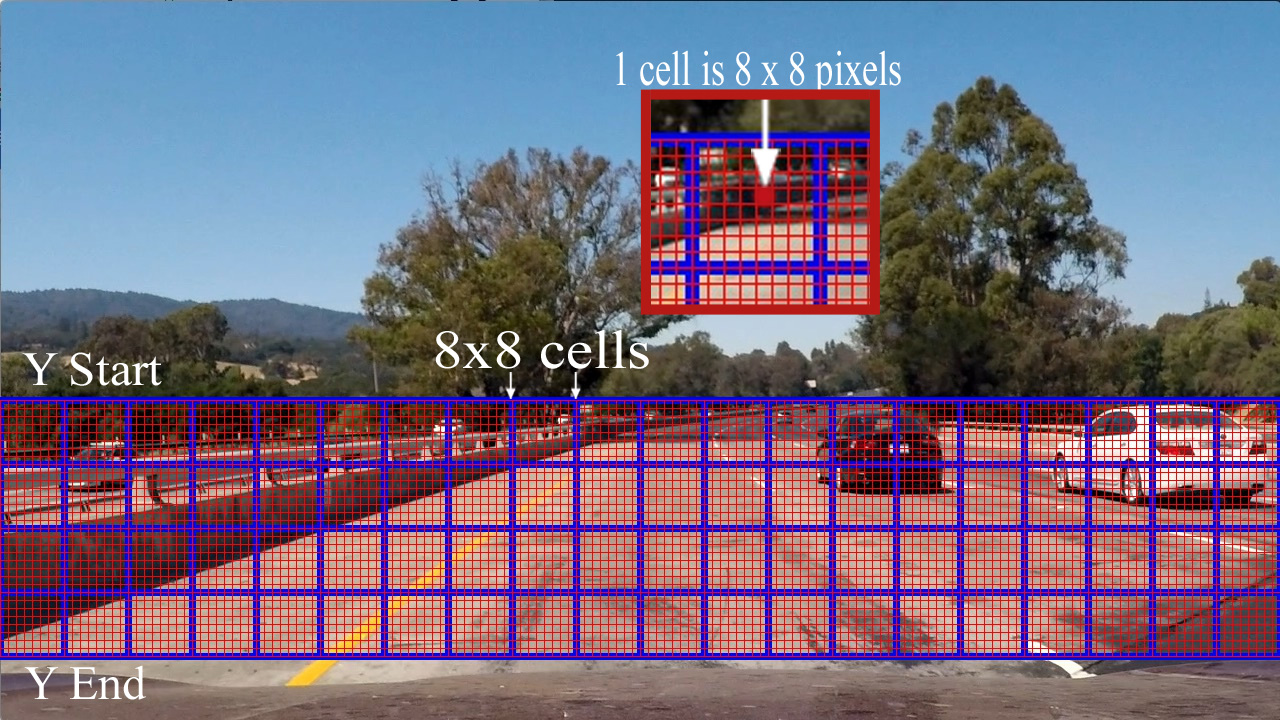
#> input picture report_images/hog-sub.jpg, 1280 x 720 px
$ python -i process_image.py   (imports and definitions only)   (older library calls are emulated)
#> lines starting #> are read from the running program, lines starting #| are printed output that depends on the picture; after the words box and inside, x2 and y2 are one past the last pixel; in counts of white or black regions, pixels touching at a corner belong together
"""
Based on lessons 11, 17, 28, 29
"""

import pickle
import cv2
import numpy as np

def preprocessColor(image):
    """
    Returns processed image color
    Process:
        - Get the image binary of the channel S of the HLS image
        - Get the combined threshold of directional gradient, gradient magnitude and gradient direction
        - Combined both
    """
    # [4 lines of commented-out code are left out]

    S = preprocessColorS(image)
#> in preprocessColorS, `hls = cv2.cvtColor(image, cv2.COLOR_RGB2HLS)`: hls: shape (720, 1280, 3); mean of channels 0, 1, 2 70.6, 121.1, 115.6
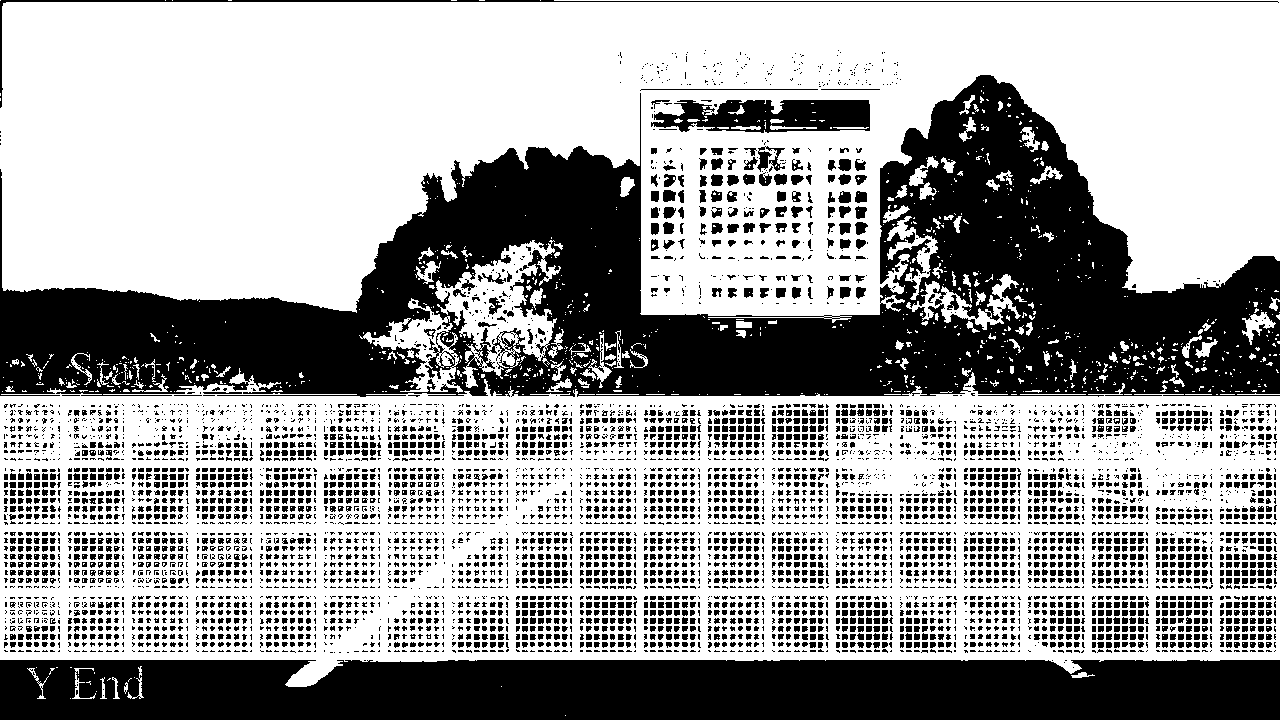
#> S: shape (720, 1280); values 0 (black) and 1 (white), 62.3% white; 5994 black regions (3801 under 20 px), largest, box (x1, y1, x2, y2) and area: (0, 75, 1280, 397) 169893, (0, 660, 1280, 720) 74813, (651, 100, 870, 133) 5192
    threshold = preprocessColorThreshold(image)

    combined_binary = np.zeros_like(S)
    combined_binary[(threshold == 1) | (S == 1)] = 1
    return combined_binary


# [19 lines left out: functions preprocessColorGray, preprocessColorR, not called in this run]

def preprocessColorS(image):
    """
    Returns the binary of the channel S of the HLS image
    """
    hls = cv2.cvtColor(image, cv2.COLOR_RGB2HLS)
    S = hls[:,:,2]
    thresh = (90, 255)
    binary = np.zeros_like(S)
    binary[(S > thresh[0]) & (S <= thresh[1])] = 1
    return binary


def preprocessColorThreshold(image):
    """
    Returns the combined threshold of directional gradient, gradient magnitude and gradient direction
    """

    ksize = 3

    gradx = abs_sobel_thresh(image, orient='x', thresh_min=20, thresh_max=100)
    mag_binary = mag_thresh(image, sobel_kernel=ksize, mag_thresh=(30, 100))
    dir_binary = dir_threshold(image, sobel_kernel=ksize, thresh=(0.7, 1.3))

    combined = np.zeros_like(dir_binary)
    combined[(gradx == 1) | ((mag_binary == 1) & (dir_binary == 1))] = 1
    return combined


def abs_sobel_thresh(image, orient='x', sobel_kernel=3, thresh_min=0, thresh_max=255):
    """
    Returns binary directional gradient of image
    """
#> called with orient = 'x', sobel_kernel = 3, thresh_min = 20, thresh_max = 100
    gray = cv2.cvtColor(image, cv2.COLOR_RGB2GRAY)
    if orient == 'x':
        abs_sobel = np.absolute(cv2.Sobel(gray, cv2.CV_64F, 1, 0))
    if orient == 'y':
        abs_sobel = np.absolute(cv2.Sobel(gray, cv2.CV_64F, 0, 1))
    scaled_sobel = np.uint8(255*abs_sobel/np.max(abs_sobel))
#> in preprocessColorThreshold, `gradx = abs_sobel_thresh(image, orient='x', thresh_min=20, thresh_max=..`: gradx: shape (720, 1280); values 0 (black) and 1 (white), 12.9% white in thin lines or dots
    sxbinary = np.zeros_like(scaled_sobel)
    sxbinary[(scaled_sobel >= thresh_min) & (scaled_sobel <= thresh_max)] = 1

    return sxbinary

def mag_thresh(image, sobel_kernel=3, mag_thresh=(0, 255)):
    """
    Returns binary gradient magnitude of image
    """
#> called with sobel_kernel = 3, mag_thresh = (30, 100)
    gray = cv2.cvtColor(image, cv2.COLOR_RGB2GRAY)
    sobelx = cv2.Sobel(gray, cv2.CV_64F, 1, 0, ksize=sobel_kernel)
    sobely = cv2.Sobel(gray, cv2.CV_64F, 0, 1, ksize=sobel_kernel)
    gradmag = np.sqrt(sobelx**2 + sobely**2)
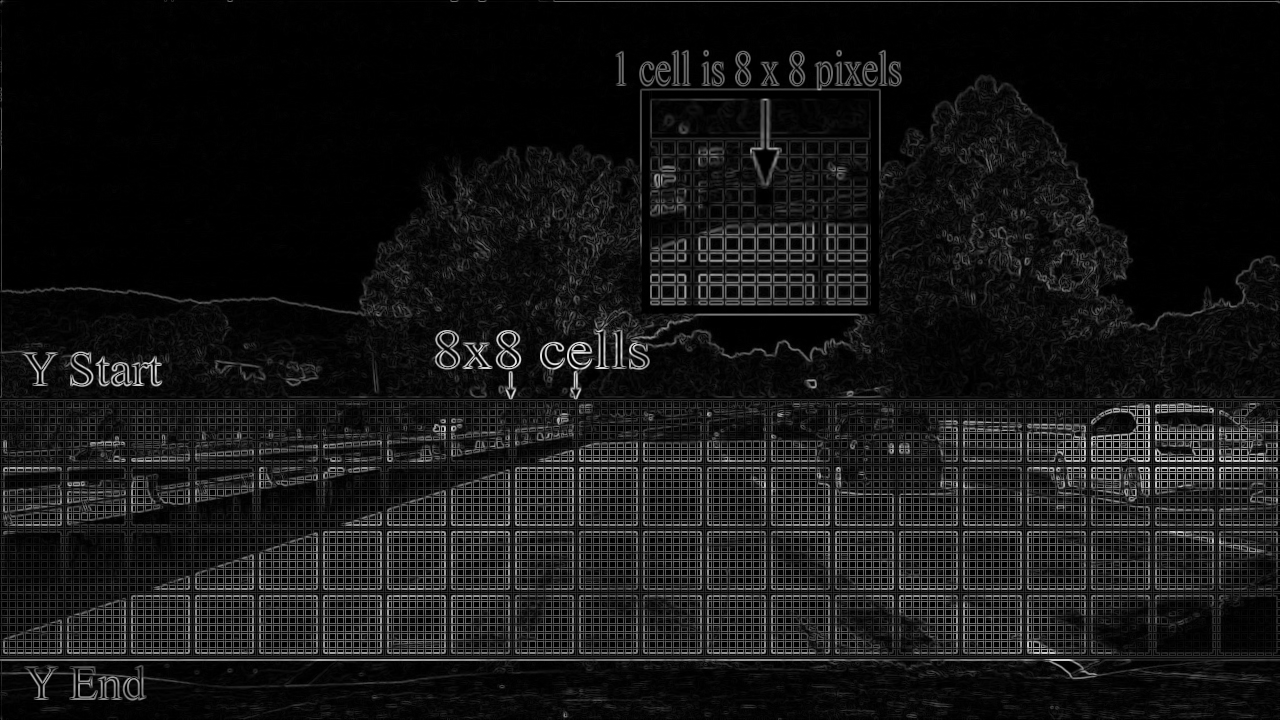
#> gradmag: shape (720, 1280) float64; min 0, max 1082.8, mean 93.3; drawn with min black and max white
    scale_factor = np.max(gradmag)/255
#> scale_factor = 4.25
    gradmag = (gradmag/scale_factor).astype(np.uint8)
#> in preprocessColorThreshold, `mag_binary = mag_thresh(image, sobel_kernel=ksize, mag_thresh=(30, 100))`: mag_binary: shape (720, 1280); values 0 (black) and 1 (white), 18.1% white in thin lines or dots
    binary_output = np.zeros_like(gradmag)
    binary_output[(gradmag >= mag_thresh[0]) & (gradmag <= mag_thresh[1])] = 1

    return binary_output

def dir_threshold(image, sobel_kernel=3, thresh=(0, np.pi/2)):
    """
    Returns binary gradient direction of image
    """
#> called with sobel_kernel = 3, thresh = (0.7, 1.3)
    gray = cv2.cvtColor(image, cv2.COLOR_RGB2GRAY)
    sobelx = cv2.Sobel(gray, cv2.CV_64F, 1, 0, ksize=sobel_kernel)
    sobely = cv2.Sobel(gray, cv2.CV_64F, 0, 1, ksize=sobel_kernel)
    absgraddir = np.arctan2(np.absolute(sobely), np.absolute(sobelx))
    binary_output =  np.zeros_like(absgraddir)
    binary_output[(absgraddir >= thresh[0]) & (absgraddir <= thresh[1])] = 1

    return binary_output


# [93 lines left out: functions drawPolygon, undistort, perspectiveTransform, getPerspectiveTransformMatrix, getInversePerspectiveTransformMatrix, getCornersOfView, not called in this run]

>>> import cv2
>>> picture = cv2.cvtColor(cv2.imread('../../report_images/hog-sub.jpg'), cv2.COLOR_BGR2RGB)
>>> result = preprocessColor(picture)
#> in preprocessColorThreshold, `dir_binary = dir_threshold(image, sobel_kernel=ksize, thresh=(0.7, 1.3))`:
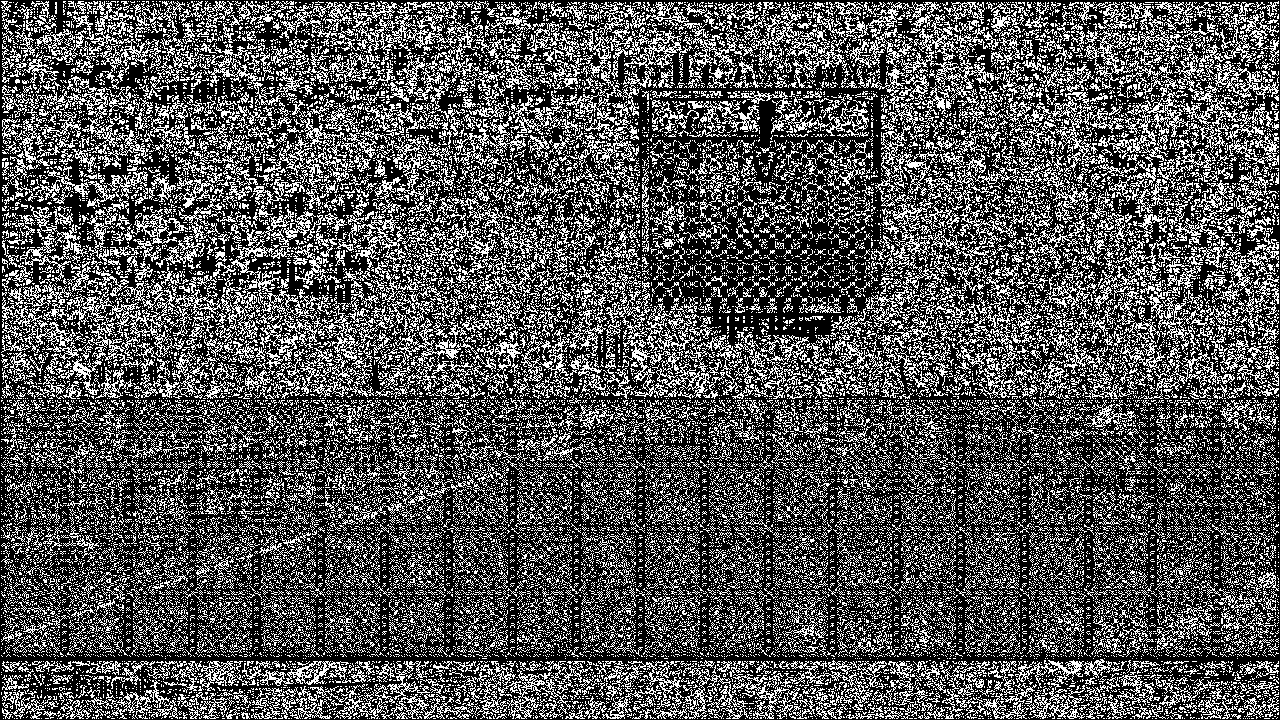
#> dir_binary: shape (720, 1280) float64; values 0 (black) and 1 (white), 32.8% white in thin lines or dots
#> in preprocessColor, `threshold = preprocessColorThreshold(image)`: threshold: shape (720, 1280) float64; values 0 (black) and 1 (white), 13.6% white in thin lines or dots
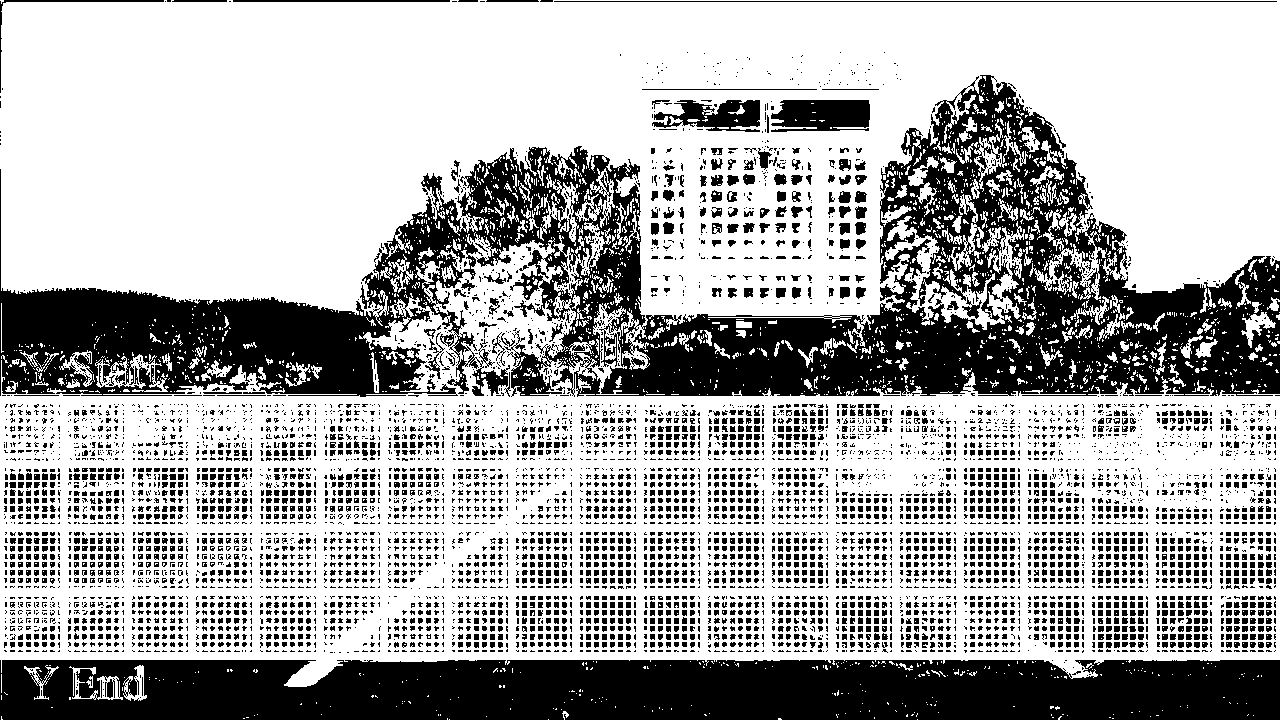
#> result: shape (720, 1280); values 0 (black) and 1 (white), 67.2% white; 6678 black regions (4777 under 20 px), largest, box (x1, y1, x2, y2) and area: (0, 75, 1280, 397) 136152, (0, 660, 1280, 720) 72872, (771, 100, 870, 132) 2656

$ run again, on report_images/test1.jpg
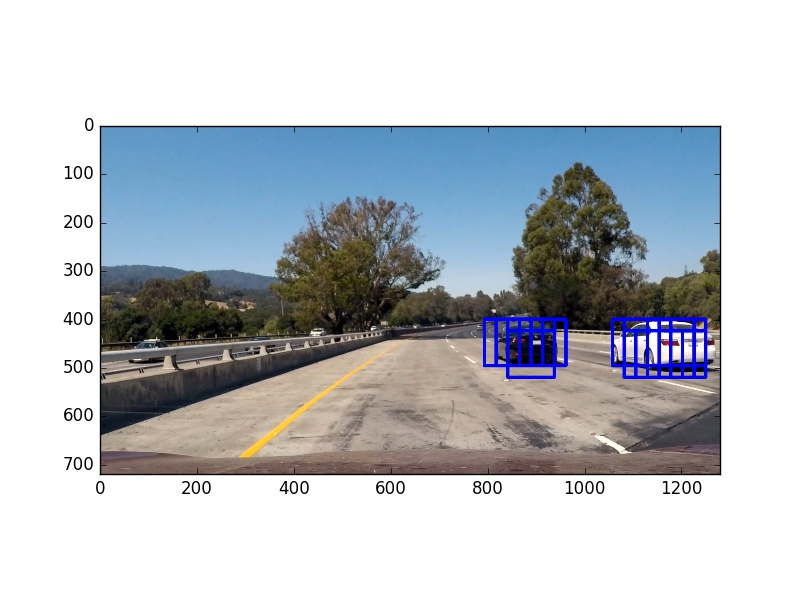
#> input picture report_images/test1.jpg, 800 x 600 px
#> hls: shape (600, 800, 3); mean of channels 0, 1, 2 29.7, 195.1, 39.5
#> gradx: shape (600, 800); values 0 (black) and 1 (white), 4.5% white in thin lines or dots, all inside (x1, y1, x2, y2) = (62, 117, 723, 495)
#> in mag_thresh, `gradmag = np.sqrt(sobelx**2 + sobely**2)`:
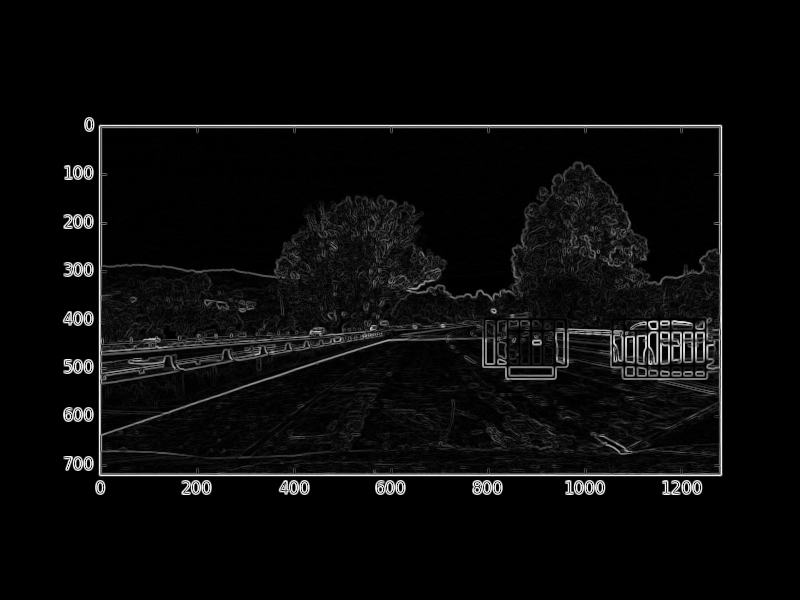
#> gradmag: shape (600, 800) float64; min 0, max 1055.7, mean 43.4; drawn with min black and max white
#> scale_factor = 4.14
#> dir_binary: shape (600, 800) float64; values 0 (black) and 1 (white), 18.9% white in thin lines or dots, all inside (x1, y1, x2, y2) = (55, 111, 729, 497)
#> `result = preprocessColor(picture)`:
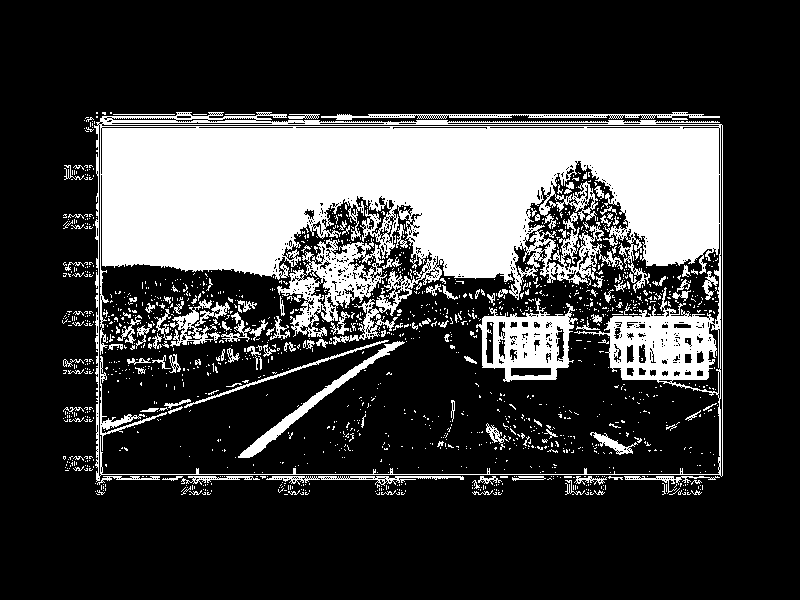
#> result: shape (600, 800); values 0 (black) and 1 (white), 24.1% white; 1521 white regions (1376 under 20 px), largest, box (x1, y1, x2, y2) and area: (94, 112, 723, 482) 93424, (476, 298, 578, 382) 4213, (238, 341, 405, 458) 1595

$ run again, on report_images/test4.jpg
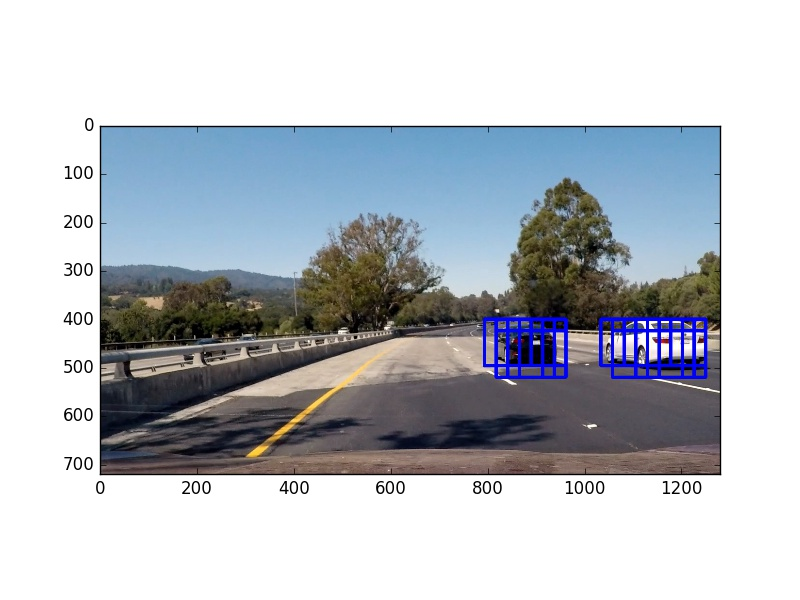
#> input picture report_images/test4.jpg, 800 x 600 px
#> hls: shape (600, 800, 3); mean of channels 0, 1, 2 38.7, 192.8, 39.2
#> gradx: shape (600, 800); values 0 (black) and 1 (white), 4.5% white in thin lines or dots, all inside (x1, y1, x2, y2) = (62, 117, 723, 495)
#> in mag_thresh, `gradmag = np.sqrt(sobelx**2 + sobely**2)`:
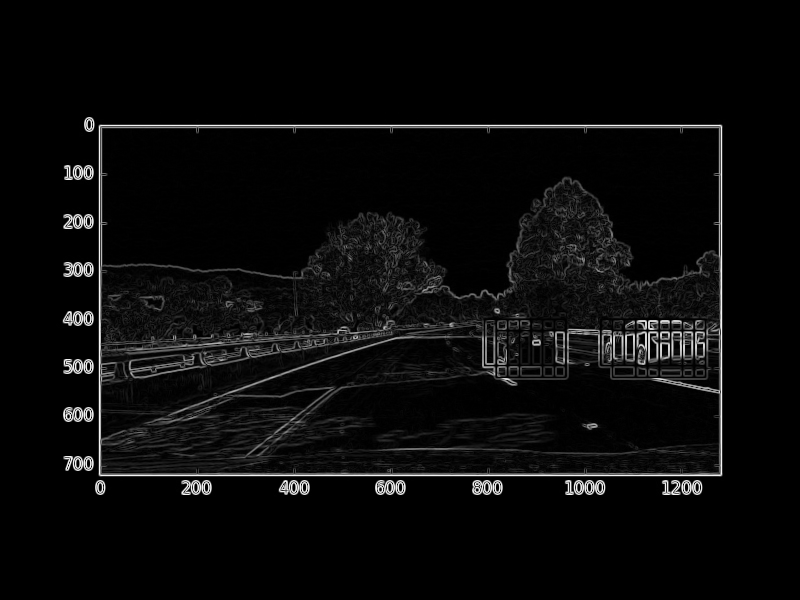
#> gradmag: shape (600, 800) float64; min 0, max 1055.7, mean 43.4; drawn with min black and max white
#> scale_factor = 4.14
#> dir_binary: shape (600, 800) float64; values 0 (black) and 1 (white), 18.6% white in thin lines or dots, all inside (x1, y1, x2, y2) = (55, 111, 729, 497)
#> `result = preprocessColor(picture)`:
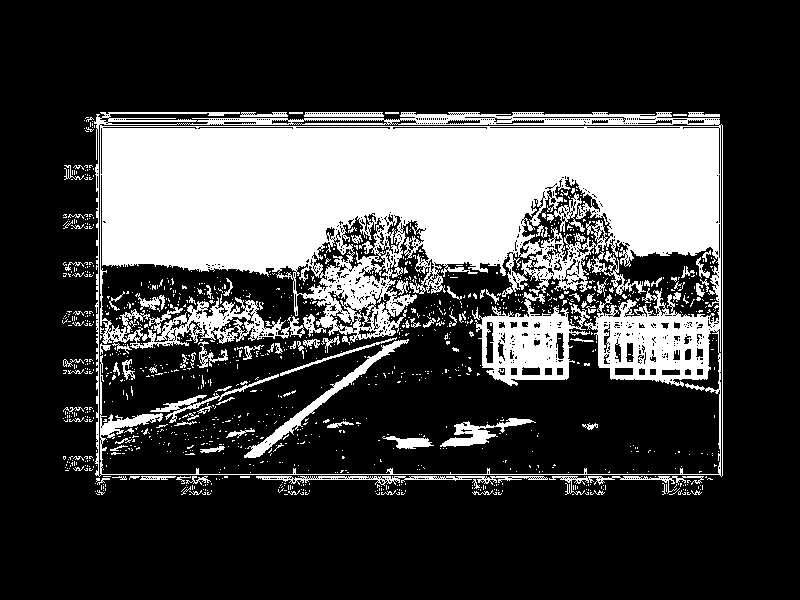
#> result: shape (600, 800); values 0 (black) and 1 (white), 25.7% white; 1231 white regions (1120 under 20 px), largest, box (x1, y1, x2, y2) and area: (94, 112, 723, 477) 102514, (472, 292, 590, 386) 5103, (244, 339, 409, 458) 1624
